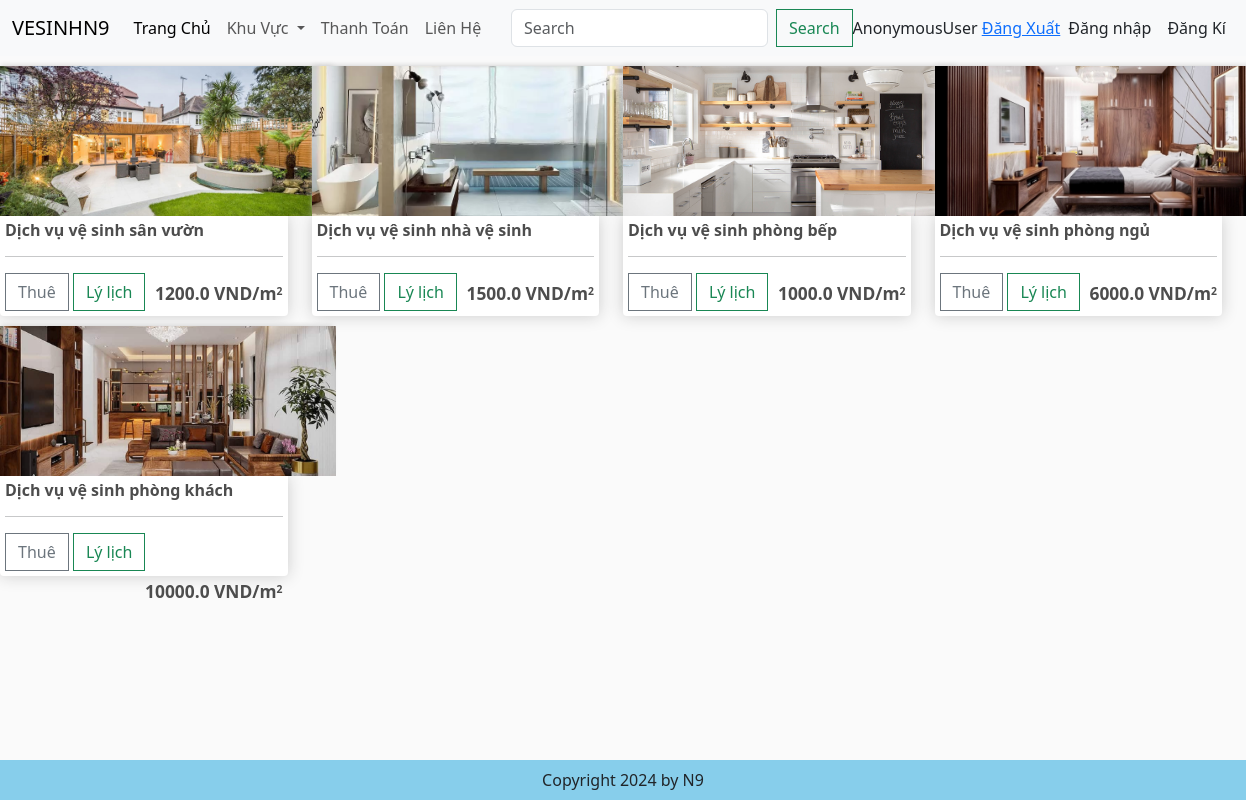
Page /category/?category=nha-rieng on the committed database.
### app/models.py (models this page shows, shortened)
class Nhanvien(models.Model): #sanpham
     category = models.ManyToManyField(Category, related_name='nhanvien')
     name = models.CharField(max_length=200,null=True)
     price = models.CharField(max_length=200, null=False, default="0")
     image = models.ImageField(null=True,blank=True)
     detail = models.TextField(null=True,blank=True)
     @property
     def imageurl(self):
        try:
            return self.image.url
        except ValueError:
            return ''

### app/views.py (the view)
# urls.py: path('category/', views.category, name="category"), #danhmuc
def category(request):
    categories = Category.objects.filter(is_sub=False)
    active_category = request.GET.get('category', '')
    nhanviens = []
    if active_category:
        nhanviens = Nhanvien.objects.filter(category__slug=active_category)
    context = {'categories': categories,'nhanviens': nhanviens,'active_category': active_category,}
    return render(request,'app/category.html',context)

### app/templates/app/category.html (shortened to what this page needs)
{% extends 'app/base.html' %}
{% load static %}
        {% block register %}
        <div class="row" style="width:100%">
            {% for nhanvien in nhanviens %}
            <div class="col-lg-3">
              <img class="thumbnail" src="{{nhanvien.imageurl}}" style="width: 336px; height: 150px; object-fit: cover;">
              <div class="box-element product">
                <h6><strong>{{nhanvien.name}}</strong></h6>
                <hr>
                <button data-nhanvien={{nhanvien.id}} data-action="add" class="btn btn-outline-secondary add-btn update-cart">Thuê</button>
                <a class="btn btn-outline-success" href="#">Lý lịch</a>
                <h3 style="display: inline-block; float: right;">
                  <strong><span style="font-size: 0.62em;">{{nhanvien.price}} VND/m<sup style="font-size: 0.6em;">2</sup></span></strong>
                </h3>
              </div>
            </div>
            {% endfor %}
          </div>
        {% endblock register %}

### app/templates/app/base.html (shortened to what this page needs)
{% load static %}
<!DOCTYPE html>
<html>
    <head>
        <link href="https://cdn.jsdelivr.net/npm/bootstrap@5.3.3/dist/css/bootstrap.min.css" rel="stylesheet">
        <link href-"{% static 'app/css/style.css' %}" rel="stylesheet" />
        <link href-"{% static 'app/css/owl.carousel.min.css' %}" rel="stylesheet" />
        <link href-"{% static 'app/css/all.min.css' %}" rel="stylesheet" />
        <link rel="stylesheet" type="text/css" href="{% static 'app/css/main.css' %}">
        <link rel="stylesheet" href="">
    </head>
    <body>
        <nav class="navbar navbar-expand-lg bg-body-tertiary">
            <div class="container-fluid">
              <a class="navbar-brand" href="{% url 'home' %}">VESINHN9</a>
              <div class="collapse navbar-collapse" id="navbarSupportedContent">
                <ul class="navbar-nav me-auto mb-2 mb-lg-0">
                  <li class="nav-item">
                    <a class="nav-link active" aria-current="page" href="{% url 'home' %}">Trang Chủ</a>
                  </li>
                  <li class="nav-item dropdown">
                    <a class="nav-link dropdown-toggle" href="#" role="button" data-bs-toggle="dropdown" aria-expanded="false">
                      Khu Vực
                    </a>
                  </li>
                  <li class="nav-item">
                    <a class="nav-link" href="{% url 'cart' %}">Thanh Toán </a>
                  </li>
                  <li class="nav-item">
                    <a class="nav-link " href="#">Liên Hệ </a>
                  </li>
                </ul>
                <form class="d-flex" role="search" method = POST action ="{% url 'search' %}">
                  <input class="form-control me-2" type="search" placeholder="Search" aria-label="Search" name = "searched">
                  <button class="btn btn-outline-success" type="submit">Search</button>
                </form>
                <div class="form-inline my-2 my-lg-0" style ="visibility: {{user_login}}">
                  <span> {{request.user}} </span>
                  <span><a href= '{% url 'logout'%}'> Đăng Xuất </span>
                </div>
                <div class="d-flex align-items-center my-2 my-lg-0" style="visibility: {{ user_not_login }}">
                  <a class="nav-link mx-2" href="{% url 'login' %}">Đăng nhập</a>
                  <a class="nav-link mx-2" href="{% url 'register' %}">Đăng Kí</a>
              </div>
          </nav>
          {% block register %}{% endblock register %}
          <footer class="container-fluid text-center fixed-bottom p-2 mt-5" style="background-color: skyblue;">
            Copyright 2024 by N9
          </footer>
    </body>
</html>

### app/static/app/css/main.css (style rules this page uses)
body { background-color: hsl(0, 0%, 98%); }
h1,h2,h3,h4,h5,h6 { color:hsl(0, 0%, 30%); }
.box-element { box-shadow:hsl(0, 0%, 80%) 0 0 16px; background-color: #fff; border-radius: 4px; padding: 5px; }
.thumbnail { width: 350px; height:200px; -webkit-box-shadow: -1px -3px 5px -2px rgba(214,214,214,1); -moz-box-shadow: -1px -3px 5px -2px rgba(214,214,214,1); box-shadow: -1px -3px 5px -2px rgba(214,214,214,1); }
.product { border-radius: 0 0 4px 4px; }
.col-lg-3, .col-lg-4, .col-lg-6, .col-lg-8, .col-lg-12 { margin-top: 10px; }
.btn { border-radius: 0; }

### rows in the picture
Nhanvien: imageurl (picture), name "Dịch vụ vệ sinh sân vườn", price "1200.0"
Nhanvien: imageurl (picture), name "Dịch vụ vệ sinh nhà vệ sinh", price "1500.0"
Nhanvien: imageurl (picture), name "Dịch vụ vệ sinh phòng bếp", price "1000.0"
Nhanvien: imageurl (picture), name "Dịch vụ vệ sinh phòng ngủ", price "6000.0"
Nhanvien: imageurl (picture), name "Dịch vụ vệ sinh phòng khách", price "10000.0"

### other values in the picture
{{ request.user }} "AnonymousUser"
